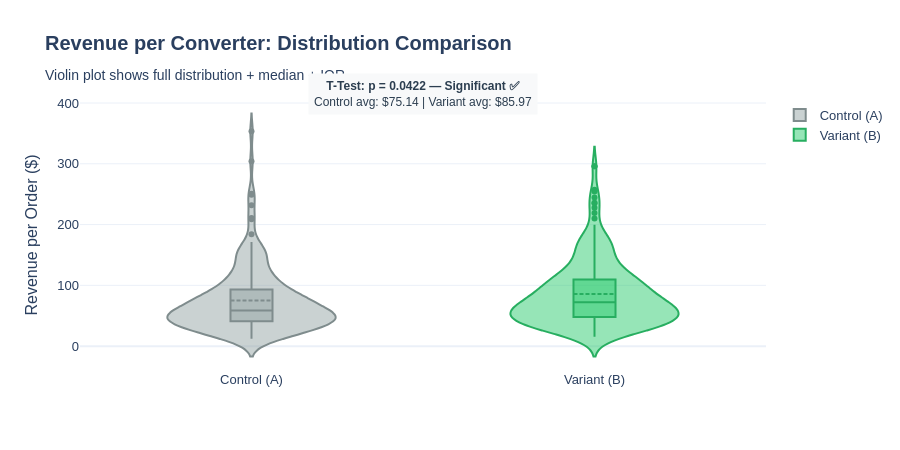

Notebook source saved alongside this figure:
### Code cell
# Cell 6 — Revenue Distribution + T-Test
rev_a = ctrl[ctrl['revenue'] > 0]['revenue']
rev_b = vart[vart['revenue'] > 0]['revenue']

t_stat, p_rev = ttest_ind(rev_a, rev_b)

fig = go.Figure()
fig.add_trace(go.Violin(
    y=rev_a, name='Control (A)', box_visible=True, meanline_visible=True,
    fillcolor='rgba(149,165,166,0.5)', line_color='#7f8c8d', points='outliers'
))
fig.add_trace(go.Violin(
    y=rev_b, name='Variant (B)', box_visible=True, meanline_visible=True,
    fillcolor='rgba(46,204,113,0.5)', line_color='#27ae60', points='outliers'
))

sig_rev = p_rev < 0.05
fig.add_annotation(
    text=f'<b>T-Test: p = {p_rev:.4f} — {"Significant ✅" if sig_rev else "Not Significant ❌"}</b><br>Control avg: ${rev_a.mean():.2f} | Variant avg: ${rev_b.mean():.2f}',
    xref='paper', yref='paper', x=0.5, y=1.1, showarrow=False,
    font=dict(size=12, color='#2c3e50'), bgcolor='#f8f9fa', borderpad=5
)
fig.update_layout(
    title='<b>Revenue per Converter: Distribution Comparison</b><br><sub>Violin plot shows full distribution + median + IQR</sub>',
    yaxis_title='Revenue per Order ($)', template='plotly_white',
    height=450, font=dict(family='Arial', size=13), title_font_size=20
)
fig.show()
print(f'Avg Revenue — Control: ${rev_a.mean():.2f} | Variant: ${rev_b.mean():.2f}')
print(f'T-statistic: {t_stat:.4f} | p-value: {p_rev:.4f}')

### Figure 1 — Plotly figure (JSON) as saved in the notebook; plotly's stock layout.template omitted (floating-point values rounded to 4 significant figures; data arrays with more than 128 entries replaced by an {"elided": "..."} marker saying what was removed)
{"data": [{"box": {"visible": true}, "fillcolor": "rgba(149,165,166,0.5)", "line": {"color": "#7f8c8d"}, "meanline": {"visible": true}, "name": "Control (A)", "points": "outliers", "type": "violin", "y": {"elided": "175 float values"}}, {"box": {"visible": true}, "fillcolor": "rgba(46,204,113,0.5)", "line": {"color": "#27ae60"}, "meanline": {"visible": true}, "name": "Variant (B)", "points": "outliers", "type": "violin", "y": {"elided": "247 float values"}}], "layout": {"annotations": [{"bgcolor": "#f8f9fa", "borderpad": 5, "font": {"color": "#2c3e50", "size": 12}, "showarrow": false, "text": "<b>T-Test: p = 0.0422 — Significant ✅</b><br>Control avg: $75.14 | Variant avg: $85.97", "x": 0.5, "xref": "paper", "y": 1.1, "yref": "paper"}], "font": {"family": "Arial", "size": 13}, "height": 450, "title": {"font": {"size": 20}, "text": "<b>Revenue per Converter: Distribution Comparison</b><br><sub>Violin plot shows full distribution + median + IQR</sub>"}, "yaxis": {"title": {"text": "Revenue per Order ($)"}}}}
